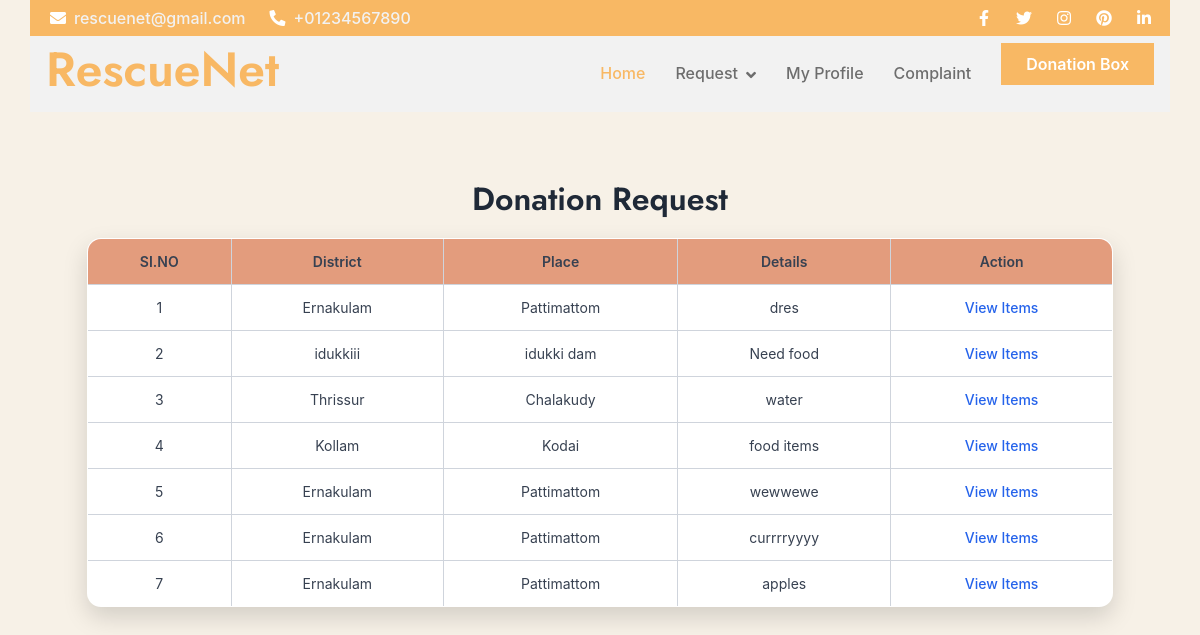
The page /Volunteer/ViewDonationRequest/ (signed in) on the database as committed earlier.
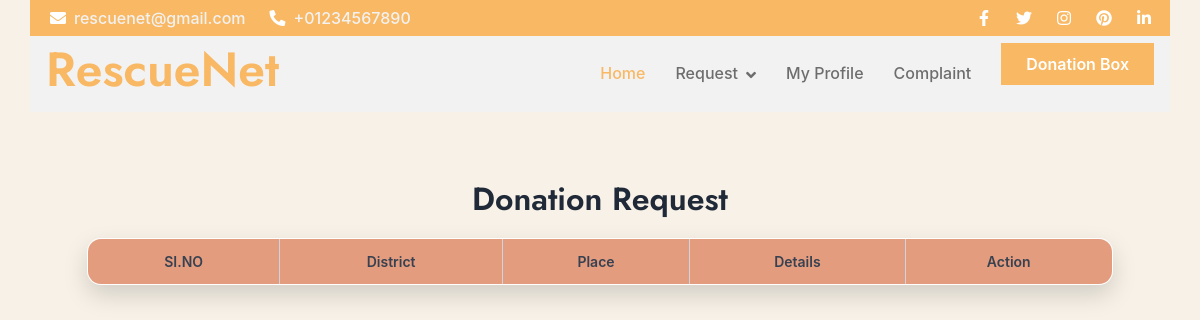
The same page on the database as committed later.
### Volunteer/models.py (models this page shows)
class tbl_donationrequest(models.Model):
    donationrequest_date=models.DateField(auto_now_add=True)
    donationrequest_status=models.IntegerField(default=0)
    donationrequest_details=models.CharField(max_length=100)
    place_id=models.ForeignKey(tbl_place,on_delete=models.CASCADE)
    user_id=models.ForeignKey(tbl_user,on_delete=models.CASCADE,null=True)

### Admin/models.py (models this page shows)
class tbl_place(models.Model):
    place_name = models.CharField(max_length=50)
    district = models.ForeignKey(tbl_district,on_delete=models.CASCADE)

class tbl_district(models.Model):
    district_name=models.CharField(max_length=50)

### Volunteer/views.py (the view)
# urls.py: path("ViewDonationRequest/",views.ViewDonationRequest,name="ViewDonationRequest"),
def ViewDonationRequest(request):
    if "vid" not in request.session:
        return redirect("Guest:Login")
    requestdata = tbl_donationrequest.objects.all()
    return render(request, 'Volunteer/ViewDonationRequest.html', {'requestdata': requestdata})

### Volunteer/Templates/Volunteer/ViewDonationRequest.html (shortened to what this page needs)
{% extends 'Volunteer/Header.html' %}
{% block content %}
<!DOCTYPE html>
<html lang="en">
<head>
</head>
<body>
    <form action="" method="post">
        <h2 style="text-align: center;">Donation Request</h2>
        <table align="center">
            <tr>
                <td>SI.NO</td>
                <td>District</td>
                <td>Place</td>
                <td>Details</td>
                <td>Action</td>
            </tr>
            {% for i in requestdata %}
            <tr>
                <td>{{ forloop.counter }}</td>
                <td>{{ i.place_id.district.district_name }}</td>
                <td>{{ i.place_id.place_name }}</td>
                <td>{{ i.donationrequest_details }}</td>
                <td>
                    <a href="{% url 'Volunteer:ViewItem' i.id %}">View Items</a>
                </td>
            </tr>
            {% endfor %}
        </table>
    </form>
</body>
</html>
{% endblock %}

Rows that differ between the two databases and show on the page:
removed tbl_donationrequest: place_id.district.district_name "Ernakulam", place_id.place_name "Pattimattom", donationrequest_details "dres"
removed tbl_donationrequest: place_id.district.district_name "idukkiii", place_id.place_name "idukki dam", donationrequest_details "Need food"
removed tbl_donationrequest: place_id.district.district_name "Thrissur", place_id.place_name "Chalakudy", donationrequest_details "water"
removed tbl_donationrequest: place_id.district.district_name "Kollam", place_id.place_name "Kodai", donationrequest_details "food items"
removed tbl_donationrequest: place_id.district.district_name "Ernakulam", place_id.place_name "Pattimattom", donationrequest_details "wewwewe"
removed tbl_donationrequest: place_id.district.district_name "Ernakulam", place_id.place_name "Pattimattom", donationrequest_details "currrryyyy"
removed tbl_donationrequest: place_id.district.district_name "Ernakulam", place_id.place_name "Pattimattom", donationrequest_details "apples"
